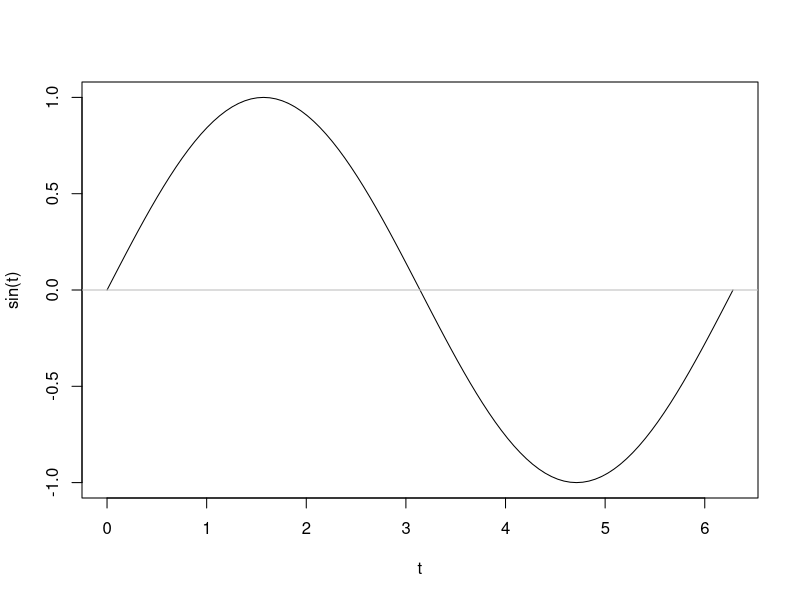
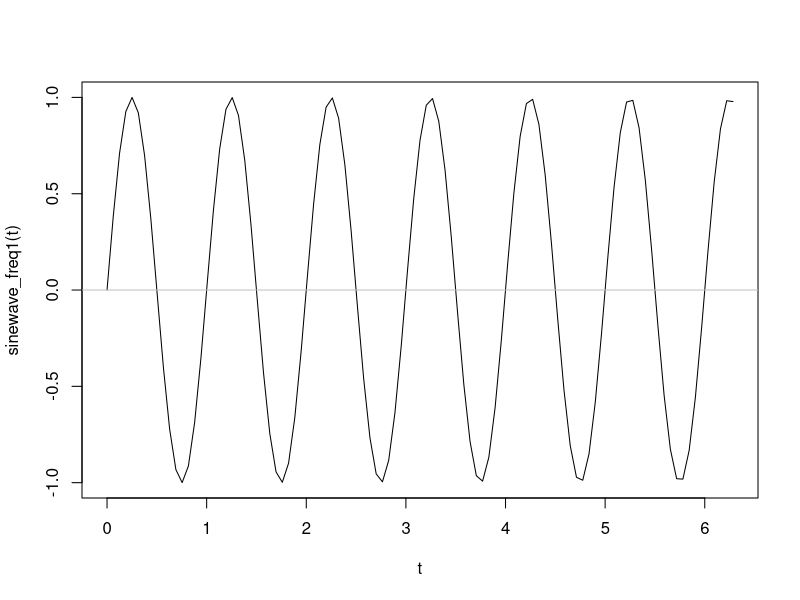
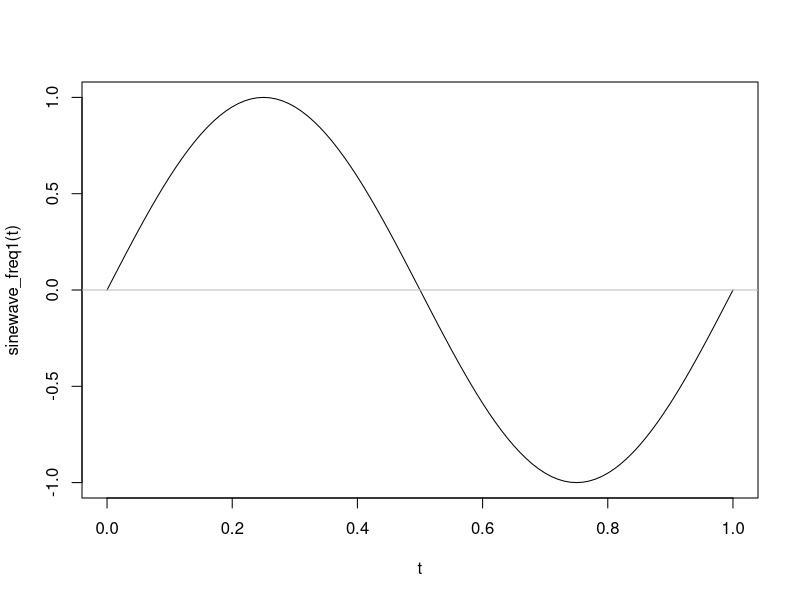
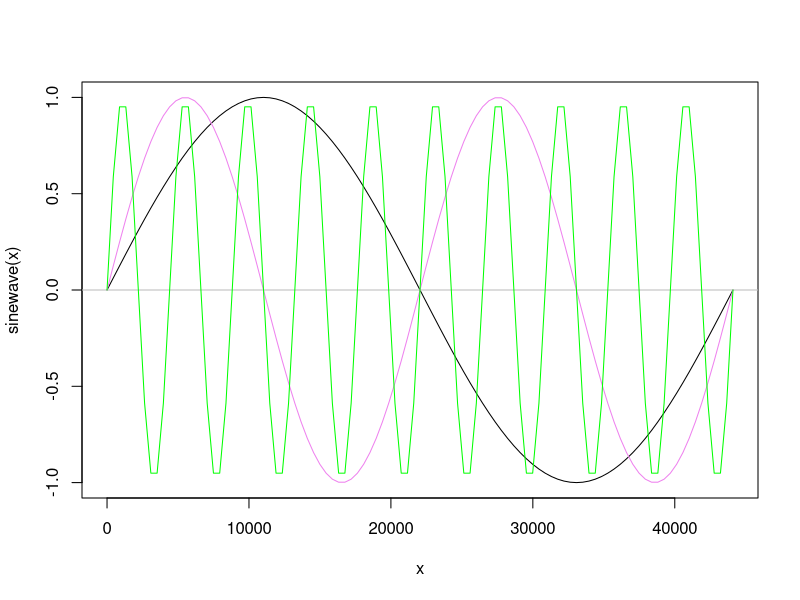
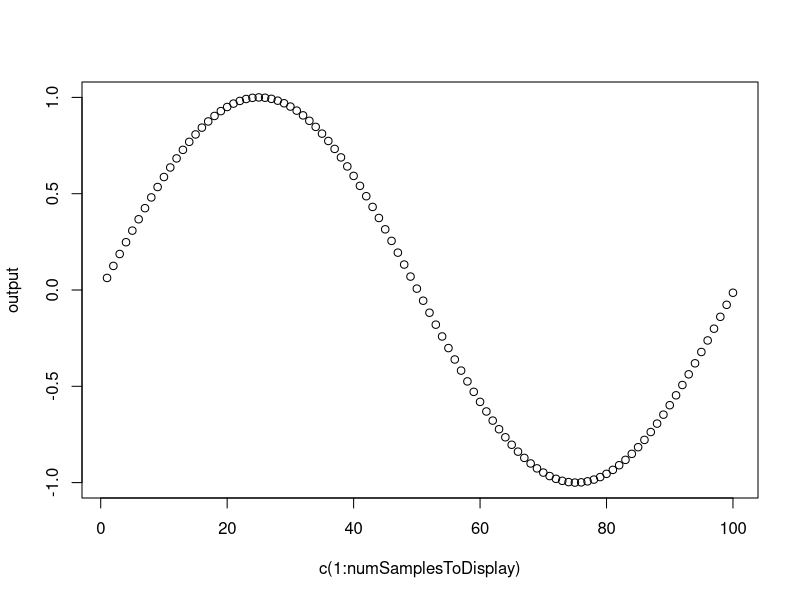

Here is the R script that generated these plots, in order:
# generate and display a sinewave with wavelength = 2pi
curve(expr=sin, from=0, to=2*pi, xname = "t")
abline(h = 0, lty = 1, col = "gray")

# generate and display a sinewave with 
# wavelength = 1, frequency = 1 in the time domain, 
# thus, scale sine's wavelength to 1 second
sinewave_freq1 <- function(t) sin(t * 2*pi)
curve(expr=sinewave_freq1, from=0, to=2*pi, xname = "t")
abline(h = 0, lty = 1, col = "gray")

# display the sinewave once more with frequency = 1, 
# however, now within the time interval [0,1]
curve(expr=sinewave_freq1, from=0, to=1, xname = "t")
abline(h = 0, lty = 1, col = "gray")



# ________________ discrete time _________________
# In the previous example, 1 t represents with 1 second in the 
# continuous time domain. 
# In this example 1 t represents 1 sample in discrete time domain.

# samplerate = the number of samples per seconds
# Thus the wavelength of a sinewave with frequency = 1 equals the samplerate. 
samplerate = 44100

# In other words, the sinewave 'travels' one wave in 44100 discrete samples
# Compared to the sinewave example in the continuous time example, we here need 
# to 'spread it out over' 44100 samples. Herefore, within the calculation
# of the sine's output we divide t with the samplerate. 
sinewave <- function(t) sin(t * 2*pi / samplerate)
curve(sinewave, 0, samplerate, xname = "x")
abline(h = 0, lty = 1, col = "gray")


# now let's add the frequency, 
# a sinewave with frequency = 2 has a two time shorter wavelength compared to 
# a sinewave with frequency = 1
# thus at every sample step it 'travels two times faster', 
# therefore, we can simply multiply t with the frequency
frequency <- 2
sinewave <- function(t) sin(t * 2 * pi * frequency / samplerate)
curve(sinewave, add = TRUE, col = "violet")
frequency <- 10
sinewave <- function(t) sin(t * 2*pi * frequency / samplerate)
curve(sinewave, add = TRUE, col = "green")



# ________________ usage of phase _________________
# FINAL STEP --> 'transform to code'

# Let t indicate the index of a sample,
# then the equation is as follow (frequency is temporarily excluded 
# for the sake of simplicity).
# sample value =  sin((t * 2 * pi) / samplerate)

# we can rewrite this function: 
# sample =  sin((t / samplerate) * 2 * pi)
#
# This results in a normalized value when t is in the range of [0, samplerate] 
# (t / samplerate) with interval t = [0, samplerate] 
# results in the interval [0, 1]
# e.g. samplerate = 44100
# 0 / 44100 = 0
# 44100 / 44100 = 1

# Because the sin function is a periodic function 
# Therefore, with t > samplerate in (t/samplerate) * 2 * pi, 
# the sine curve simply repeats.
# Thus (t / samplerate) can be viewed as the phase of the sinewave
# phase = t / samplerate

# Let's rewrite the equation.
# sample =  sin((t / samplerate) * 2 * pi)
# with phase = t / samplerate 
# results in: 
# sample = sin(phase * 2 * pi)

# To generate a sinewave with frequency = 1, 
# it is sufficient to keep track of the phase
# and to increase this at each sample step.
# phase += 1 / samplerate

# Now, let's also consider the frequency 
# To take the frequency into account, we can simply add it as follow.
# phase += frequency / samplerate

{
  samplerate = 44100
  numSamplesToDisplay = 100 # samplerate
  phase = 0
  frequency = 440 # 1
  phase_step = (frequency / samplerate)
  sinewave <- function(sample_index) {
    # here, phase = phase + phase_step
    phase = sample_index * phase_step
    return (sin(phase * 2*pi))
  }
  output = list()
  for (i in 1:numSamplesToDisplay) {
    output[i] = sinewave(i)
  }
  peakSampleI = 0.25 * samplerate
  output[peakSampleI]
  plot(c(1:numSamplesToDisplay), output)
}








# QUESTION: what are the benefits of working with a phase instead of time? 

# TIP: what happens in both scenarios when you alter the frequency?

